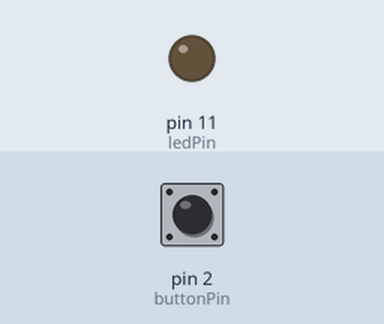
This sketch was run on a simulated Arduino Uno, built with avr-gcc and run on an emulated ATmega328P. Parts: output pins drawn as LEDs (lit = HIGH). The inputs (shaded band) are chosen by the test bench; at power-on: pin 2 (buttonPin) LOW.

Above: at 1.2 s.
1.3 s: pin 2 (buttonPin) pulled HIGH for 0.15 s
At 2.4 s:
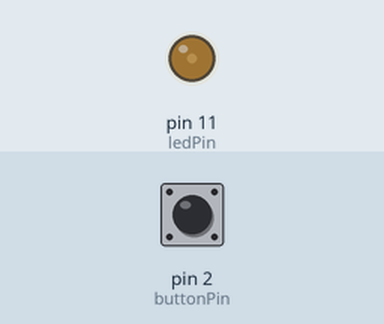
3.1 s: pin 2 (buttonPin) pulled HIGH for 1 s
At 5.4 s:
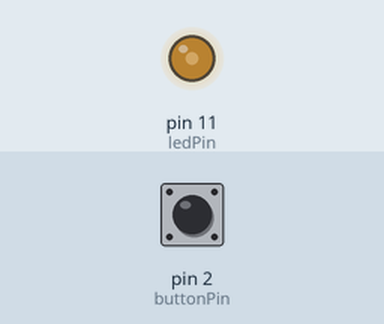
5.7 s: pin 2 (buttonPin) pulled HIGH for 0.15 s
At 7.0 s:
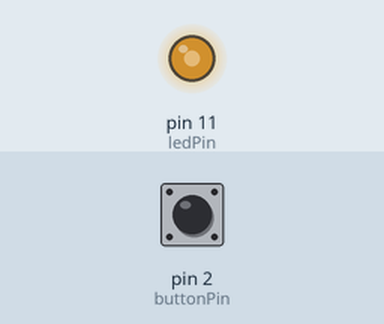
7.5 s: pin 2 (buttonPin) pulled HIGH for 3.2 s
At 11.9 s:
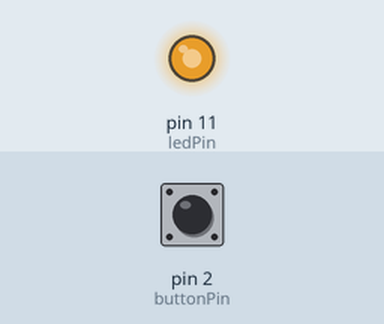
Timing chart, 0 to 13.3 s (numbered marks = the images above; inputs shaded):
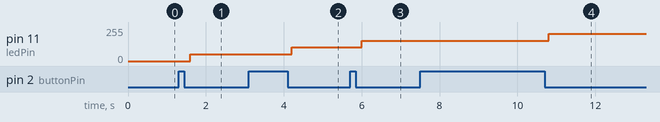

The sketch:

Change_brightness_with_every_click.ino
```cpp
int buttonstateold = 0;
int buttonstatenew = 0;
int ledPin = 11;
int buttonPin = 2;
int brightness = 0;
int increasedbrightness = 51;
int maxbrightness = 255;

void setup()
{
    pinMode(ledPin, OUTPUT);
    pinMode(buttonPin, INPUT);
}

void loop()
{
    int buttonstatenew = digitalRead(buttonPin);
    if (buttonstatenew != buttonstateold && buttonstatenew == LOW)
     {
        brightness += increasedbrightness;
     }
    buttonstateold = buttonstatenew;

    if (brightness == maxbrightness)
     {
        brightness = 0;
     }

delay(100);
analogWrite(ledPin, brightness);
}
```

Measured:
- after the input at 1.3 s, pin 11 (ledPin): 0/255 → 51/255 after 0.30 s
- after the input at 3.1 s, pin 11 (ledPin): 51/255 → 102/255 after 1.1 s
- after the input at 5.7 s, pin 11 (ledPin): 102/255 → 153/255 after 0.30 s
- after the input at 7.5 s, pin 11 (ledPin): 153/255 → 204/255 after 3.3 s
